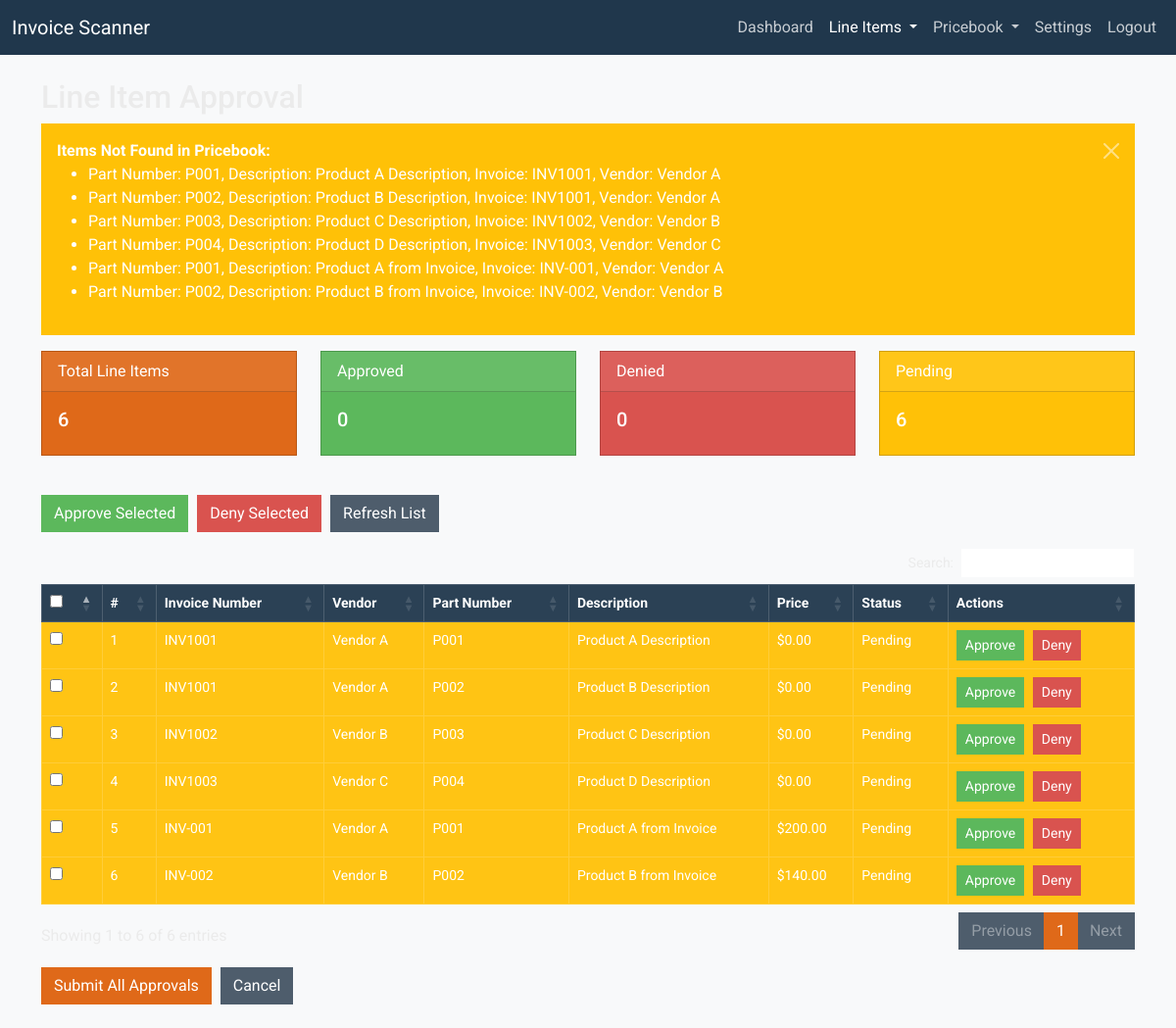
The page /line_items on the database its author committed.
### models.py (models this page shows, shortened)
class LineItem(db.Model):
    id = db.Column(db.Integer, primary_key=True)
    invoice_number = db.Column(db.String(255))
    vendor = db.Column(db.String(255))
    part_number = db.Column(db.String(255))
    description = db.Column(db.Text)
    invoice_price = db.Column(db.Float, default=0.0)
    status = db.Column(db.String(20), default='Pending')
    found_in_pricebook = db.Column(db.Boolean, default=False)
    code = db.Column(db.String(31))
    name = db.Column(db.String(255))
    member_price = db.Column(db.Float, default=0.0)
    add_on_price = db.Column(db.Float, default=0.0)
    member_add_on_price = db.Column(db.Float, default=0.0)
    hours = db.Column(db.Float, default=0.0)
    taxable = db.Column(db.Boolean, default=False)
    deduct_job_cost = db.Column(db.Boolean, default=False)
    membership_discount = db.Column(db.Boolean, default=False)
    auto_replenish = db.Column(db.Boolean, default=False)
    exclude_pricebook_wizard = db.Column(db.Boolean, default=False)
    pricebook_price = db.Column(db.Float, default=0.0)
    discrepancy_resolved = db.Column(db.Boolean, default=False)
    discrepancy_action = db.Column(db.String(20))  # 'approved' or 'dismissed'

### app.py (the view)
@app.route('/line_items')
def line_items():
    total = LineItem.query.count()
    approved = LineItem.query.filter_by(status='Approved').count()
    denied = LineItem.query.filter_by(status='Denied').count()
    pending = LineItem.query.filter_by(status='Pending').count()
    not_found_items = LineItem.query.filter_by(found_in_pricebook=False).all()
    line_items = LineItem.query.all()
    return render_template('line_items.html',
                           total=total,
                           approved=approved,
                           denied=denied,
                           pending=pending,
                           not_found_items=not_found_items,
                           line_items=line_items)

### templates/line_items.html (shortened to what this page needs)
{% extends 'base.html' %}
{% block content %}
<h2>Line Item Approval</h2>
{% if not_found_items %}
<div class="alert alert-warning alert-dismissible fade show" role="alert">
    <strong>Items Not Found in Pricebook:</strong>
    <ul>
        {% for item in not_found_items %}
        <li>
            Part Number: {{ item.part_number }}, Description: {{ item.description }},
            Invoice: {{ item.invoice_number }}, Vendor: {{ item.vendor }}
        </li>
        {% endfor %}
    </ul>
    <button type="button" class="btn-close" data-bs-dismiss="alert" aria-label="Close"></button>
</div>
{% endif %}
<div class="row mb-4">
    <div class="col-md-3">
        <div class="card text-white bg-primary mb-3">
            <div class="card-header">Total Line Items</div>
            <div class="card-body">
                <h5 class="card-title">{{ total }}</h5>
            </div>
        </div>
    </div>
    <div class="col-md-3">
        <div class="card text-white bg-success mb-3">
            <div class="card-header">Approved</div>
            <div class="card-body">
                <h5 class="card-title">{{ approved }}</h5>
            </div>
        </div>
    </div>
    <div class="col-md-3">
        <div class="card text-white bg-danger mb-3">
            <div class="card-header">Denied</div>
            <div class="card-body">
                <h5 class="card-title">{{ denied }}</h5>
            </div>
        </div>
    </div>
    <div class="col-md-3">
        <div class="card text-white bg-warning mb-3">
            <div class="card-header">Pending</div>
            <div class="card-body">
                <h5 class="card-title">{{ pending }}</h5>
            </div>
        </div>
    </div>
</div>
<form id="bulk-action-form">
    <div class="mb-3">
        <button type="button" id="approve-selected" class="btn btn-success">Approve Selected</button>
        <button type="button" id="deny-selected" class="btn btn-danger">Deny Selected</button>
        <button type="button" id="refresh-list" class="btn btn-secondary">Refresh List</button>
    </div>
    <div class="table-responsive">
        <table id="line-items-table" class="table table-bordered table-hover">
            <thead class="table-dark">
                <tr>
                    <th><input type="checkbox" id="select-all"></th>
                    <th>#</th>
                    <th>Invoice Number</th>
                    <th>Vendor</th>
                    <th>Part Number</th>
                    <th>Description</th>
                    <th>Price</th>
                    <th>Status</th>
                    <th>Actions</th>
                </tr>
            </thead>
            <tbody>
                {% for item in line_items %}
                <tr id="item-{{ item.id }}" class="
                {% if item.status == 'Approved' %}table-success
                {% elif item.status == 'Denied' %}table-danger
                {% elif item.status == 'Pending' %}table-warning
                {% endif %}
                ">
                    <td><input type="checkbox" class="item-checkbox" value="{{ item.id }}"></td>
                    <td>{{ loop.index }}</td>
                    <td>{{ item.invoice_number }}</td>
                    <td>{{ item.vendor }}</td>
                    <td>{{ item.part_number }}</td>
                    <td>{{ item.description }}</td>
                    <td>${{ "%.2f" % (item.invoice_price | default(0.0) | float) }}</td>
                    <td>{{ item.status }}</td>
                    <td>
                        {% if item.status == 'Pending' %}
                        <button type="button" class="btn btn-sm btn-success approve-btn" data-id="{{ item.id }}"
                            data-code="{{ item.code|default('')|e }}" data-name="{{ item.name|default('')|e }}"
                            data-description="{{ item.description|default('')|e }}"
                            data-price="{{ '%.2f' % (item.invoice_price or 0.0) }}"
                            data-member-price="{{ '%.2f' % (item.member_price|default(item.invoice_price)|default(0.0)) }}"
                            data-add-on-price="{{ '%.2f' % (item.add_on_price|default(item.invoice_price)|default(0.0)) }}"
                            data-member-add-on-price="{{ '%.2f' % (item.member_add_on_price|default(item.invoice_price)|default(0.0)) }}"
                            data-hours="{{ '%.2f' % (item.hours|default(0.0)) }}" data-taxable="{{ item.taxable }}"
                            data-deduct-job-cost="{{ item.deduct_job_cost }}"
                            data-allow-membership-discounts="{{ item.membership_discount }}"
                            data-auto-replenish="{{ item.auto_replenish }}"
                            data-exclude-pricebook-wizard="{{ item.exclude_pricebook_wizard }}" data-bs-toggle="modal"
                            data-bs-target="#approveModal">Approve</button>
                        <button type="button" class="btn btn-sm btn-danger deny-btn"
                            data-id="{{ item.id }}">Deny</button>
                        {% else %}
                        ---
                        {% endif %}
                    </td>
                </tr>
                {% endfor %}
            </tbody>
        </table>
    </div>
</form>
<div class="mt-3">
    <button type="button" id="submit-approvals" class="btn btn-primary">Submit All Approvals</button>
    <button type="button" id="cancel-approvals" class="btn btn-secondary">Cancel</button>
</div>
{% endblock %}

### templates/base.html (shortened to what this page needs)
<!DOCTYPE html>
<html lang="en">
<head>
    <link href="https://cdn.jsdelivr.net/npm/bootswatch@5.3.0/dist/superhero/bootstrap.min.css" rel="stylesheet">
    <link href="{{ url_for('static', filename='css/styles.css') }}" rel="stylesheet">
    <link rel="stylesheet" href="https://cdn.jsdelivr.net/npm/bootstrap-icons@1.10.5/font/bootstrap-icons.css">
    <link rel="stylesheet" href="https://cdn.datatables.net/1.11.5/css/dataTables.bootstrap5.min.css">
</head>
<body>
    <nav class="navbar navbar-expand-lg navbar-dark bg-dark">
        <div class="container-fluid">
            <a class="navbar-brand" href="{{ url_for('dashboard') }}">Invoice Scanner</a>
            <div class="collapse navbar-collapse" id="navbarNav">
                <ul class="navbar-nav ms-auto">
                    <li class="nav-item">
                        <a class="nav-link {% if request.endpoint == 'dashboard' %}active{% endif %}"
                            href="{{ url_for('dashboard') }}">Dashboard</a>
                    </li>
                    <li class="nav-item dropdown">
                        <a class="nav-link dropdown-toggle {% if request.endpoint in ['line_items', 'manual_review', 'pricing_update'] %}active{% endif %}"
                            href="#" id="lineItemsDropdown" role="button" data-bs-toggle="dropdown"
                            aria-expanded="false">
                            Line Items
                        </a>
                    </li>
                    <li class="nav-item dropdown">
                        <a class="nav-link dropdown-toggle {% if request.endpoint in ['pricebook_builder', 'pricebook_items'] %}active{% endif %}"
                            href="#" id="pricebookDropdown" role="button" data-bs-toggle="dropdown"
                            aria-expanded="false">
                            Pricebook
                        </a>
                    </li>
                    <li class="nav-item">
                        <a class="nav-link {% if request.endpoint == 'settings' %}active{% endif %}"
                            href="{{ url_for('settings') }}">Settings</a>
                    </li>
                    <li class="nav-item">
                        <a class="nav-link" href="{{ url_for('logout') }}">Logout</a>
                    </li>
                </ul>
            </div>
        </div>
    </nav>
    <div class="container my-4">
        {% block content %}{% endblock %}
    </div>
    <div class="position-fixed bottom-0 end-0 p-3" style="z-index: 11">
    </div>
</body>
</html>

### static/css/styles.css (style rules this page uses)
body { background-color: #f8f9fa; font-family: 'Roboto', sans-serif; }
.table-warning { background-color: #fff3cd !important; }
.btn { margin-right: 5px; }

### rows shown on the page
LineItem: part_number "P001", description "Product A Description", invoice_number "INV1001", vendor "Vendor A", invoice_price "0.00", status "Pending"
LineItem: part_number "P002", description "Product B Description", invoice_number "INV1001", vendor "Vendor A", invoice_price "0.00", status "Pending"
LineItem: part_number "P003", description "Product C Description", invoice_number "INV1002", vendor "Vendor B", invoice_price "0.00", status "Pending"
LineItem: part_number "P004", description "Product D Description", invoice_number "INV1003", vendor "Vendor C", invoice_price "0.00", status "Pending"
LineItem: part_number "P001", description "Product A from Invoice", invoice_number "INV-001", vendor "Vendor A", invoice_price "200.00", status "Pending"
LineItem: part_number "P002", description "Product B from Invoice", invoice_number "INV-002", vendor "Vendor B", invoice_price "140.00", status "Pending"

### other values the page prints
{{ total }} "6"
{{ approved }} "0"
{{ denied }} "0"
{{ pending }} "6"
